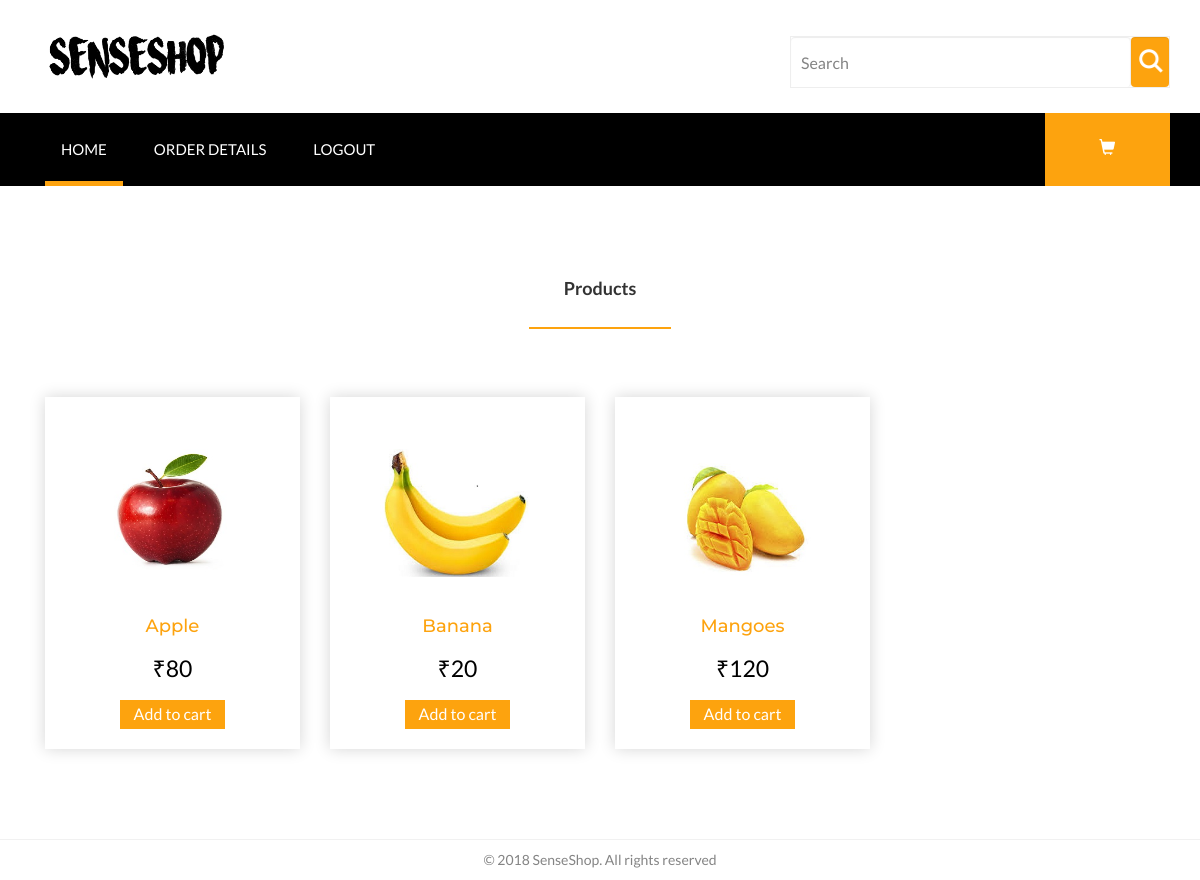
The page /user/ (signed in) on the database as committed earlier.
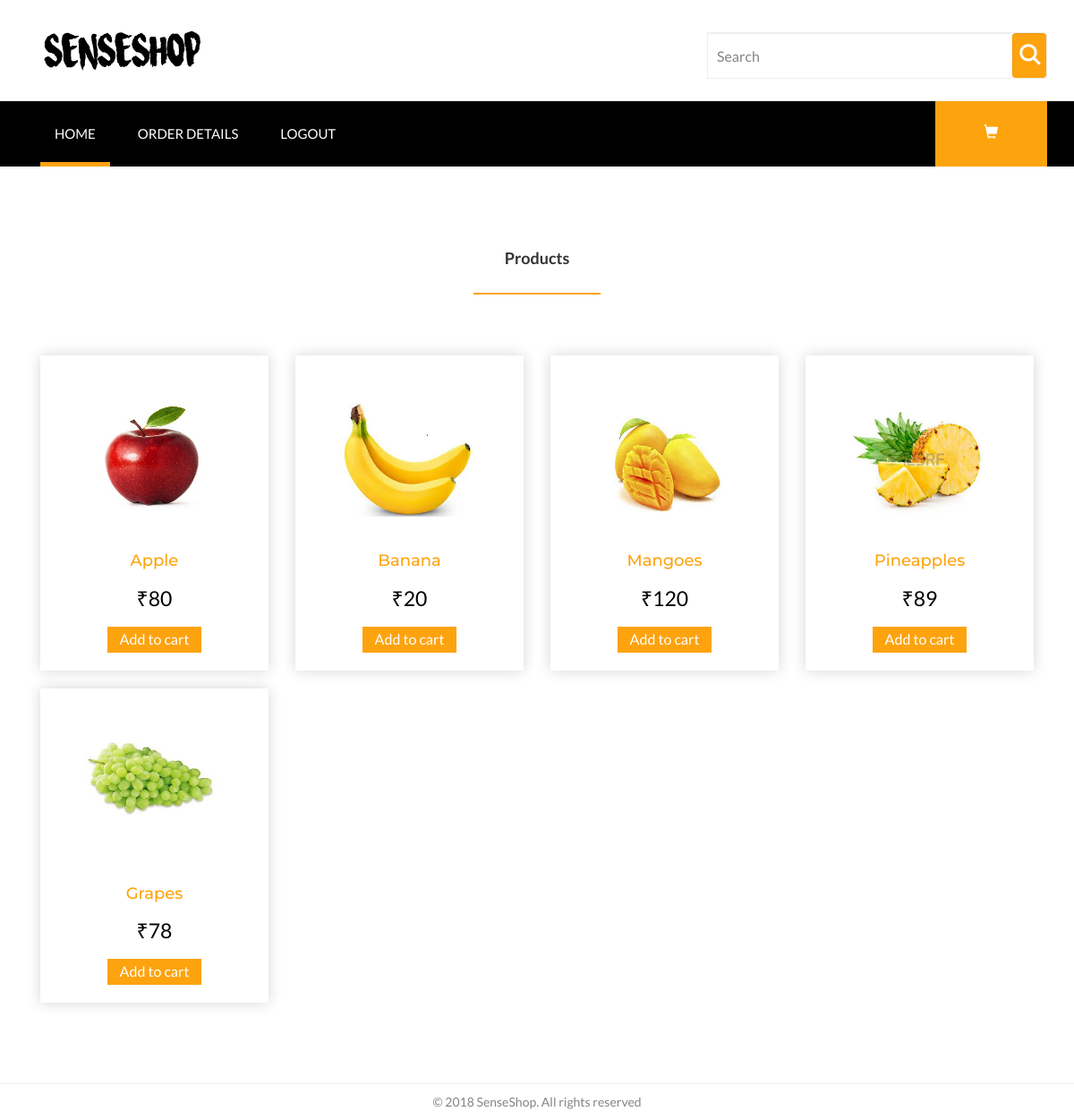
The same page on the database as committed later.
### myadmin/models.py (models this page shows, shortened)
class product(models.Model):
    pro_name = models.CharField(max_length=250, unique=True)
    au_id = models.DecimalField(max_digits=20,decimal_places=0,unique=True)
    pro_price = models.DecimalField(max_digits=5, decimal_places=0)
    prodct_dec =models.CharField(max_length=1000)
    image = models.ImageField(blank = True)
    flag =models.DecimalField(max_digits=2,decimal_places=0,null=True,blank=True,default=0)

### user/views.py (the view)
# urls.py: url(r'^user/$',a.Userhome.as_view(), name='user'),
class Userhome(generic.ListView):
    template_name = 'index.html'
    model = product
    context_object_name = 'product'
    def dispatch(self,request ,*args, **kwargs):
        if request.session.has_key('user'):
            a = 'hello'
        else:
            return redirect('user')
        return super(Userhome, self).dispatch(request,*args, **kwargs)
    def get_queryset(self):
        return product.objects.all()

### user/templates/index.html (shortened to what this page needs)
{% load staticfiles %}
{% include "header.html" %}
<div class="product-easy">
	<div class="container">
		<div class="sap_tabs">
			<div id="horizontalTab" style="display: block; width: 100%; margin: 0px;">
				<ul class="resp-tabs-list">
					<li class="resp-tab-item" aria-controls="tab_item-0" role="tab"><span>Products</span></li>
				</ul>
				<div class="resp-tabs-container">
					<div class="tab-1 resp-tab-content" aria-labelledby="tab_item-0">
						{% for product_data in product %}
						<div class="col-md-3 product-men">
							<div class="men-pro-item simpleCart_shelfItem">
								<div class="men-thumb-item">
									<img src="{% static 'product_images/' %}{{ product_data.image }}" alt="" class="pro-image-front">
								</div>
								<div class="item-info-product ">
									<h4><a>{{ product_data.pro_name }}</a></h4>
									<div class="info-product-price">
										<span class="item_price">&#8377;{{product_data.pro_price}}</span>
									</div>
									<a href="{% url 'add2cart' %}?product_id={{ product_data.id }}" class="item_add single-item hvr-outline-out button2">Add to cart</a>
								</div>
							</div>
						</div>
						{% endfor %}
						</div>
						</div>
						<div class="clearfix"></div>
					</div>
				</div>
			</div>
		</div>
<div class="footer">
	<div class="container">
		<p class="copy-right">&copy 2018 SenseShop. All rights reserved</p>
	</div>
</div>
</body>
</html>

Rows that differ between the two databases and show on the page:
added product: image (picture), pro_name "Pineapples", pro_price "89"
added product: image (picture), pro_name "Grapes", pro_price "78"
